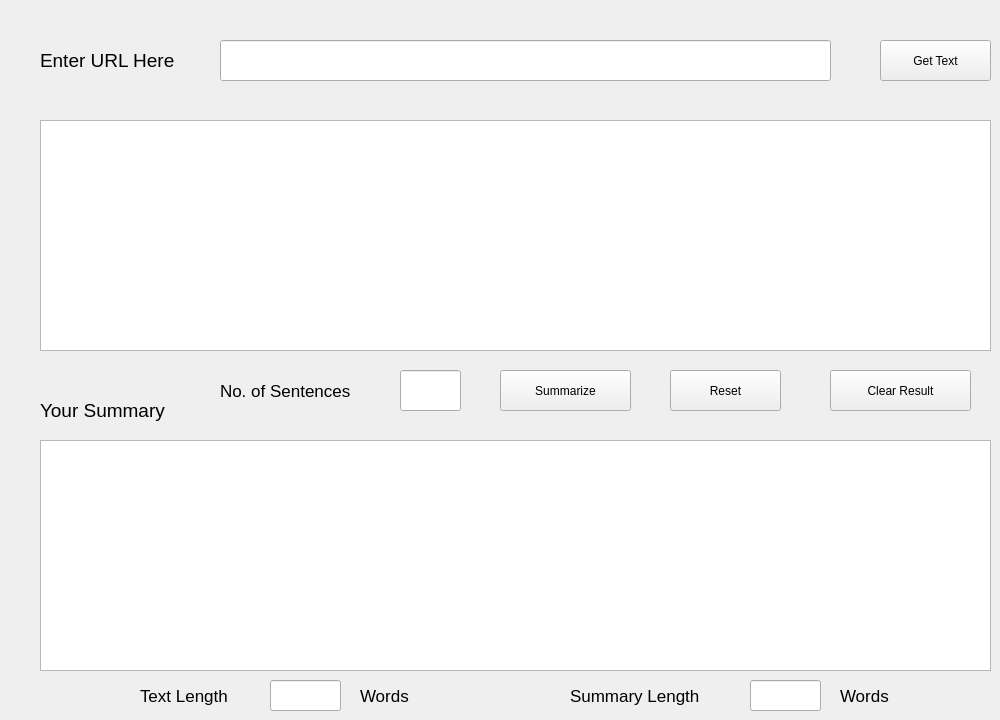
    <widget class="QWidget" name="tab_3">
     <attribute name="title">
      <string>Page</string>
     </attribute>
     <widget class="QLineEdit" name="lineEdit_3">
      <property name="geometry">
       <rect>
        <x>220</x>
        <y>40</y>
        <width>611</width>
        <height>41</height>
       </rect>
      </property>
     </widget>
     <widget class="QLabel" name="label_9">
      <property name="geometry">
       <rect>
        <x>40</x>
        <y>40</y>
        <width>171</width>
        <height>41</height>
       </rect>
      </property>
      <property name="font">
       <font>
        <family>Segoe UI</family>
        <pointsize>14</pointsize>
       </font>
      </property>
      <property name="text">
       <string>Enter URL Here</string>
      </property>
     </widget>
     <widget class="QPushButton" name="pushButton_19">
      <property name="geometry">
       <rect>
        <x>880</x>
        <y>40</y>
        <width>111</width>
        <height>41</height>
       </rect>
      </property>
      <property name="font">
       <font>
        <family>Segoe UI</family>
        <pointsize>9</pointsize>
       </font>
      </property>
      <property name="text">
       <string>Get Text</string>
      </property>
     </widget>
     <widget class="QPlainTextEdit" name="plainTextEdit_8">
      <property name="geometry">
       <rect>
        <x>40</x>
        <y>440</y>
        <width>951</width>
        <height>231</height>
       </rect>
      </property>
      <property name="font">
       <font>
        <family>Segoe UI</family>
        <pointsize>10</pointsize>
       </font>
      </property>
     </widget>
     <widget class="QPushButton" name="pushButton_20">
      <property name="geometry">
       <rect>
        <x>830</x>
        <y>370</y>
        <width>141</width>
        <height>41</height>
       </rect>
      </property>
      <property name="font">
       <font>
        <family>Segoe UI</family>
        <pointsize>9</pointsize>
       </font>
      </property>
      <property name="text">
       <string>Clear Result</string>
      </property>
     </widget>
     <widget class="QPlainTextEdit" name="plainTextEdit_9">
      <property name="geometry">
       <rect>
        <x>40</x>
        <y>120</y>
        <width>951</width>
        <height>231</height>
       </rect>
      </property>
      <property name="font">
       <font>
        <family>Segoe UI</family>
        <pointsize>10</pointsize>
       </font>
      </property>
     </widget>
     <widget class="QPushButton" name="pushButton_21">
      <property name="geometry">
       <rect>
        <x>500</x>
        <y>370</y>
        <width>131</width>
        <height>41</height>
       </rect>
      </property>
      <property name="font">
       <font>
        <family>Segoe UI</family>
        <pointsize>9</pointsize>
       </font>
      </property>
      <property name="text">
       <string>Summarize</string>
      </property>
     </widget>
     <widget class="QLabel" name="label_11">
      <property name="geometry">
       <rect>
        <x>40</x>
        <y>390</y>
        <width>161</width>
        <height>41</height>
       </rect>
      </property>
      <property name="font">
       <font>
        <family>Segoe UI</family>
        <pointsize>14</pointsize>
       </font>
      </property>
      <property name="text">
       <string>Your Summary</string>
      </property>
     </widget>
     <widget class="QPushButton" name="pushButton_22">
      <property name="geometry">
       <rect>
        <x>670</x>
        <y>370</y>
        <width>111</width>
        <height>41</height>
       </rect>
      </property>
      <property name="font">
       <font>
        <family>Segoe UI</family>
        <pointsize>9</pointsize>
       </font>
      </property>
      <property name="text">
       <string>Reset</string>
      </property>
     </widget>
     <widget class="QLabel" name="label_33">
      <property name="geometry">
       <rect>
        <x>220</x>
        <y>380</y>
        <width>171</width>
        <height>21</height>
       </rect>
      </property>
      <property name="font">
       <font>
        <family>Segoe UI</family>
        <pointsize>13</pointsize>
       </font>
      </property>
      <property name="text">
       <string>No. of Sentences</string>
      </property>
     </widget>
     <widget class="QLineEdit" name="lineEdit_13">
      <property name="geometry">
       <rect>
        <x>400</x>
        <y>370</y>
        <width>61</width>
        <height>41</height>
       </rect>
      </property>
     </widget>
     <widget class="QLabel" name="label_34">
      <property name="geometry">
       <rect>
        <x>360</x>
        <y>680</y>
        <width>71</width>
        <height>31</height>
       </rect>
      </property>
      <property name="font">
       <font>
        <family>Segoe UI</family>
        <pointsize>13</pointsize>
       </font>
      </property>
      <property name="text">
       <string>Words</string>
      </property>
     </widget>
     <widget class="QLabel" name="label_35">
      <property name="geometry">
       <rect>
        <x>840</x>
        <y>680</y>
        <width>71</width>
        <height>31</height>
       </rect>
      </property>
      <property name="font">
       <font>
        <family>Segoe UI</family>
        <pointsize>13</pointsize>
       </font>
      </property>
      <property name="text">
       <string>Words</string>
      </property>
     </widget>
     <widget class="QLineEdit" name="lineEdit_14">
      <property name="geometry">
       <rect>
        <x>270</x>
        <y>680</y>
        <width>71</width>
        <height>31</height>
       </rect>
      </property>
     </widget>
     <widget class="QLabel" name="label_36">
      <property name="geometry">
       <rect>
        <x>570</x>
        <y>680</y>
        <width>171</width>
        <height>31</height>
       </rect>
      </property>
      <property name="font">
       <font>
        <family>Segoe UI</family>
        <pointsize>13</pointsize>
       </font>
      </property>
      <property name="text">
       <string>Summary Length</string>
      </property>
     </widget>
     <widget class="QLabel" name="label_37">
      <property name="geometry">
       <rect>
        <x>140</x>
        <y>680</y>
        <width>121</width>
        <height>31</height>
       </rect>
      </property>
      <property name="font">
       <font>
        <family>Segoe UI</family>
        <pointsize>13</pointsize>
       </font>
      </property>
      <property name="text">
       <string>Text Length</string>
      </property>
     </widget>
     <widget class="QLineEdit" name="lineEdit_15">
      <property name="geometry">
       <rect>
        <x>750</x>
        <y>680</y>
        <width>71</width>
        <height>31</height>
       </rect>
      </property>
     </widget>
    </widget>
